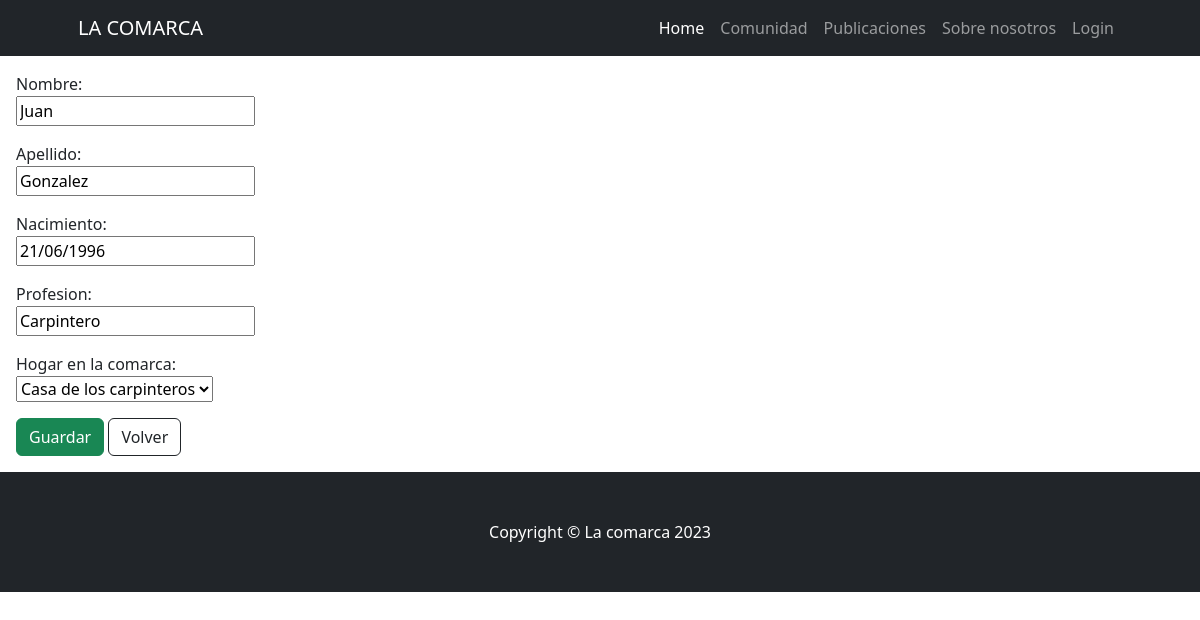
The app's page /comunidad/miembro_update/4 with its own data.
### comunidad/models.py (models this page shows, shortened)
class Miembro(models.Model):
    nombre = models.CharField(max_length=50)
    apellido = models.CharField(max_length=50)
    nacimiento = models.DateField(null=True)
    profesion = models.CharField(max_length=50)
    casa_comarca = models.ForeignKey(CasasComunidad, on_delete=models.SET_NULL,null=True,blank=True, verbose_name="Hogar en la comarca")
    class Meta:
        verbose_name = "Miembro"
        verbose_name_plural = "Miembros"

### comunidad/views.py (the view)
# urls.py: path("miembro_update/<int:pk>", views.MiembroUpdate.as_view(), name="miembro_update"),
class MiembroUpdate(UpdateView):
    model = models.Miembro
    form_class = forms.MiembroForm
    success_url = reverse_lazy("comunidad:miembro_list")

### comunidad/forms.py
class MiembroForm(forms.ModelForm):
    class Meta:
        model = models.Miembro
        fields = ["nombre","apellido","nacimiento","profesion","casa_comarca"]

### comunidad/models.py (called while the page is built)
    def __str__(self):
        return self.nombre_casa

### comunidad/templates/comunidad/miembro_form.html (shortened to what this page needs)
{% extends 'home/base.html' %}
{% block content %}
<body>
    <div class="col-md-3 mb-3">
        <div class="m-3  text-md-start ">
            <form action="" method="post">
                {{ form.as_p}}
                <button class="btn btn-success " type="submit">Guardar</button>
                <a class="btn btn-outline-dark ms-0   " href="{% url 'comunidad:miembro_list' %}">Volver</a>
            </form>
        </div>
    </div>
</body>
{% endblock content %}

### records on screen
Miembro: nombre "Juan", apellido "Gonzalez", nacimiento "21/06/1996", profesion "Carpintero", casa_comarca "Casa de los carpinteros"
